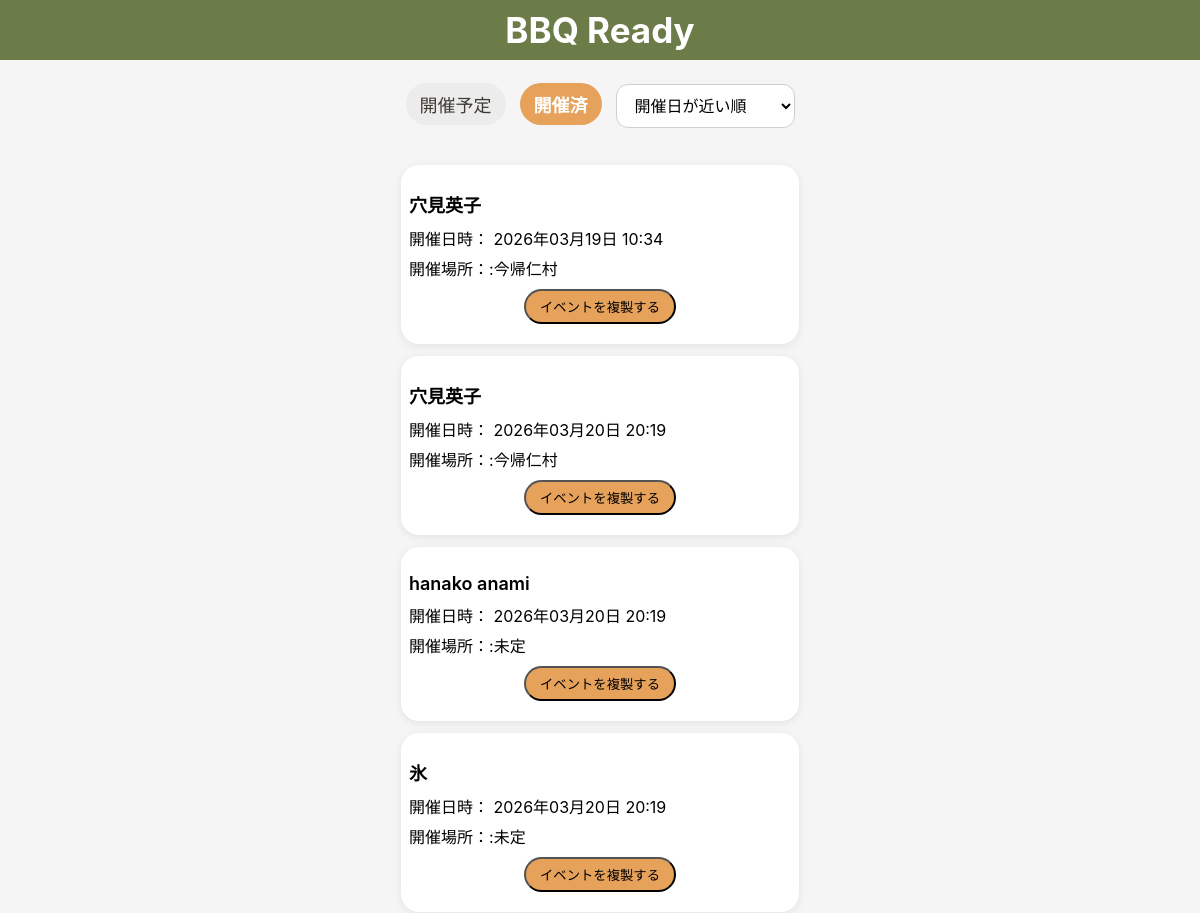
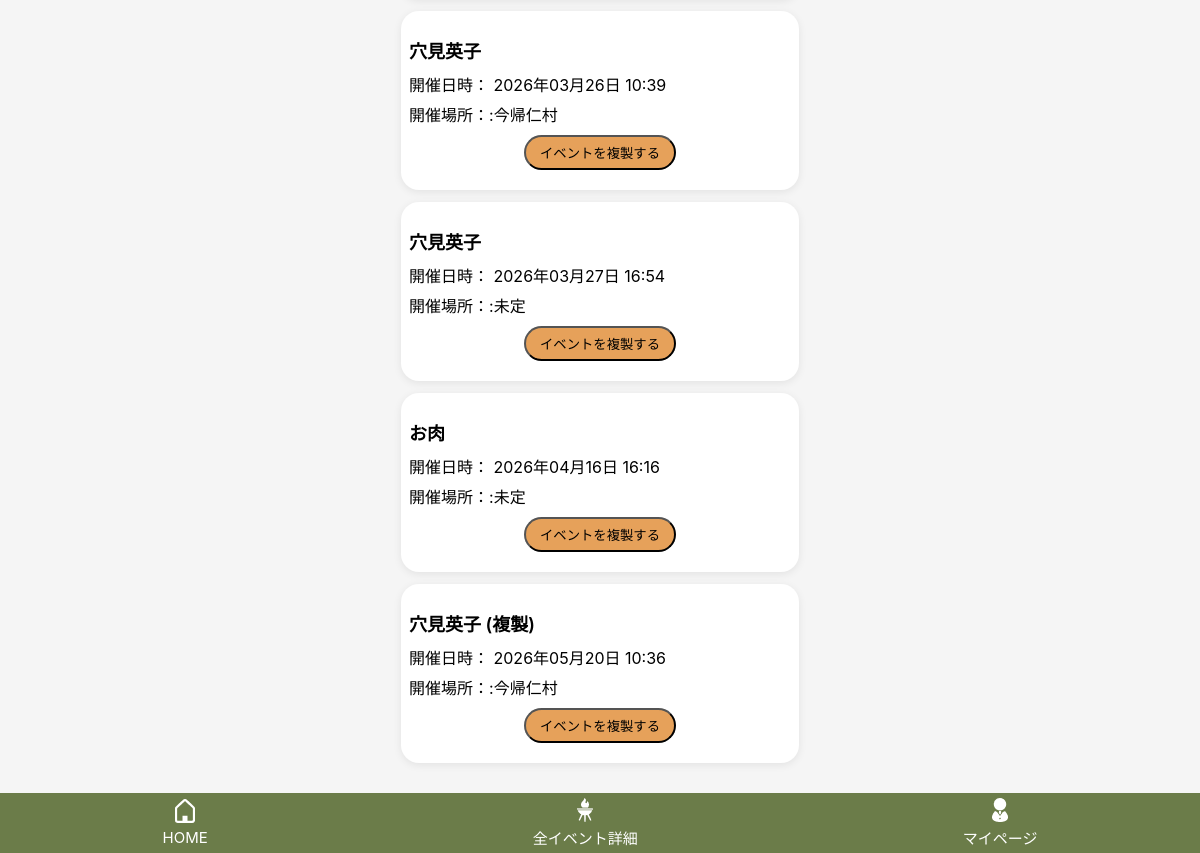
Page /events/?status=past&sort=held_at_asc (signed in) on the committed database (2 pictures, top to bottom).
### bbq_app/models.py (models this page shows, shortened)
class Event(models.Model):
    user = models.ForeignKey(settings.AUTH_USER_MODEL, on_delete=models.CASCADE, related_name="events")
    name = models.CharField("イベント名", max_length=30)
    held_at = models.DateTimeField("開催日時", null=True, blank=True)
    location = models.CharField("開催場所", max_length=50, blank=True)
    created_at = models.DateTimeField("作成日時", auto_now_add=True)
    updated_at = models.DateTimeField("更新日時", auto_now=True)

### bbq_app/views.py (the view)
# urls.py: path("events/", views.event_list, name="event_list"),
@login_required
def event_list(request):
    status = request.GET.get("status", "upcoming")
    sort =request.GET.get("sort", "held_at_asc")
    now = timezone.now()
    qs = Event.objects.filter(user=request.user)
    if status == "past":
        events = qs.filter(held_at__lt=now)
    else:
        events = qs.filter(Q(held_at__gte=now) | Q(held_at__isnull=True))
    if sort == "held_at_desc":
        events = events.order_by("-held_at")
    elif sort == "created_desc":
        events = events.order_by("-created_at")
    else:
        sort = "held_at_asc"
        events =events.order_by("held_at")
    return render(request, "bbq_app/event_list.html",{"events":events,"status":status,"sort":sort})

### bbq_app/templates/bbq_app/event_list.html (shortened to what this page needs)
{% extends "bbq_app/base.html" %}
{% block content %}
<h2 class="event-list-page-title">全イベント詳細確認</h2>
<div class="event-list-toolbar">
    <div class="event-list-tabs">
        <a href="{% url 'event_list' %}?status=upcoming&sort={{ sort }}"
        class="event-tab {% if status == 'upcoming' %}active{% endif %}">
            開催予定
        </a>
        <a href="{% url 'event_list' %}?status=past&sort={{ sort }}"
        class="event-tab {% if status == 'past' %}active{% endif %}">
            開催済
        </a>
    </div>
    <form method="get" class="event-sort">
        <select name="sort" onchange="this.form.submit()">
            <option value="held_at_asc" {% if sort == "held_at_asc" %}selected{% endif %}>
                開催日が近い順
            </option>
        </select>
    </form>
</div>
<div class="event-card-list">
    {% for event in events %}
        <div class="event-list-card">
            <a href="{% url 'item_edit' event.id %}" class="event-list-card__link">
                <p class="event-list-card__title">{{ event.name }}</p>
                <p class="event-list-card__text">
                    開催日時：
                    {% if event.held_at %}
                        {{ event.held_at|date:"Y年m月d日 H:i" }}
                    {% else %}
                        未定
                    {% endif %}
                </p>
                <p class="event-list-card__text">
                    開催場所：:{{ event.location|default:"未定"}}
                </p>
            </a>
            <button type="button" class="event-list-card__duplicate-btn"
                    onclick="openDuplicateModal({{ event.id }}); return false;">
                イベントを複製する
            </button>
        </div>
    {% empty %}
        <p class="event-list-empty">イベントがありません</p>
    {% endfor %}
</div>
{% endblock %}

### bbq_app/static/bbq_app/css/style.css (style rules this page uses)
body { margin: 0; background: #f5f5f5; font-family: -apple-system, BlinkMacSystemFont, "Helvetica Neue", sans-serif; }
.main-content form input, .main-content form textarea, .main-content form select { width: 100%; max-width: 100%; box-sizing: border-box; }
.main-content input, .main-content select, .main-content textarea { height: 44px; padding: 10px 12px; font-size: 16px; box-sizing: border-box; }
.event-card-list { display: flex; flex-direction: column; gap: 12px; }
.event-list-page-title { text-align: center; margin-bottom: 20px; }
.event-list-toolbar { display: flex; justify-content: center; align-items: center; gap: 14px; margin-bottom: 20px; flex-wrap: wrap; }
.event-list-tabs { display: flex; align-items: center; gap: 14px; margin-bottom: 20px; }
.event-list-tabs a, .event-list-tabs strong { display: inline-block; font-size: 18px; text-decoration: none; color: #3f3a34; padding: 8px 14px; border-radius: 999px; }
.event-sort { margin: 0; }
.event-sort select { width: auto; min-width: 120px; position: relative; top: -8px; }
.event-list-card { background: #ffffff; border-radius: 18px; padding: 8px; box-shadow: 0 2px 8px rgba(0, 0, 0, 0.08); }
.event-list-card__link { display: block; text-decoration: none; color: inherit; text-align: left; }
.event-list-card__title { font-size: 18px; font-weight: 600; margin-bottom: 10px; }
.event-list-card__text { margin: 6px 0; line-height: 1.5; }
.event-list-card__duplicate-btn { padding: 6px 14px; border-radius: 999px; background:#e6a15a; color:black; margin:12px auto; display:block; margin-top: 8px; }
.event-tab { padding:8px 16px; border-radius:999px; text-decoration:none; background:#ececec; color:#3f3a34; font-size:14px; }
.event-tab.active { background:#e6a15a; color:white; font-weight:600; }
.main-content input[type="text"], .main-content input[type="datetime-local"], .main-content input[type="date"], .main-content input[type="time"], .main-content input[type="datetime-local"], .main-content textarea, .main-content select { padding: 12px 14px; font-size: 16px; border-radius: 12px; border: 1px solid #cfcfcf; box-sizing: border-box; min-height: 44px; background: white; }

### rows in the picture
Event: name "穴見英子", held_at "2026年03月19日 10:34", location "今帰仁村"
Event: name "穴見英子", held_at "2026年03月20日 20:19", location "今帰仁村"
Event: name "hanako anami", held_at "2026年03月20日 20:19", location "未定"
Event: name "氷", held_at "2026年03月20日 20:19", location "未定"
Event: name "穴見英子", held_at "2026年03月26日 10:39", location "今帰仁村"
Event: name "穴見英子", held_at "2026年03月27日 16:54", location "未定"
Event: name "お肉", held_at "2026年04月16日 16:16", location "未定"
Event: name "穴見英子 (複製)", held_at "2026年05月20日 10:36", location "今帰仁村"
